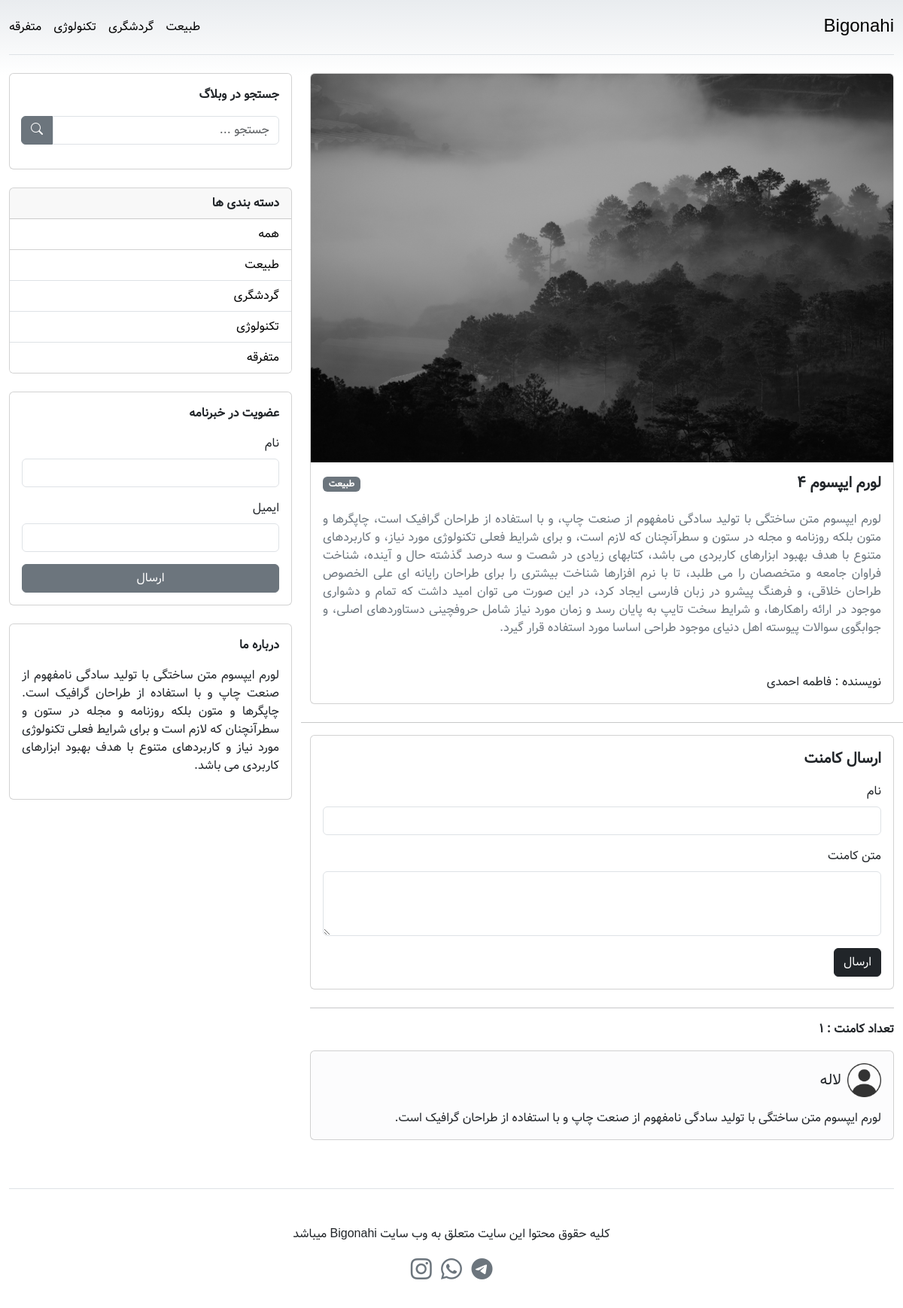
The page /single.php?post=4 on the database its author committed.
### tables this page shows
CREATE TABLE `categories` (
  `id` int(11) NOT NULL,
  `title` varchar(255) NOT NULL
);

CREATE TABLE `posts` (
  `id` int(11) NOT NULL,
  `title` varchar(255) NOT NULL,
  `body` text NOT NULL,
  `category_id` int(11) NOT NULL,
  `author` varchar(255) NOT NULL,
  `image` varchar(255) NOT NULL
);

CREATE TABLE `comments` (
  `id` int(11) NOT NULL,
  `name` varchar(255) NOT NULL,
  `comment` varchar(255) NOT NULL,
  `post_id` int(11) NOT NULL,
  `status` tinyint(1) NOT NULL DEFAULT 0
);

### single.php (the view, shortened to what this page needs)
<?php include "./include/layout/header.php";?>
<?php
if (isset($_GET['post'])) {
    $postId =htmlspecialchars($_GET['post']) ;
    $post = $db->prepare("SELECT * FROM posts WHERE id = :id");
    $post->execute(['id' => $postId]);
    $post = $post->fetch();
}
?>
<main>
    <section class="mt-4">
        <div class="row">
            <?php if (empty($post)): ?>
                <div class="alert alert-danger">
                    مقاله مورد نظر پیدا نشد !!!!
                </div>
            <?php else : ?>
                <div class="col-lg-8">
                    <div class="row justify-content-center">
                        <?php
                        $categorie_id = $post['category_id'];
                        $category = $db->query("SELECT * FROM categories WHERE id = $categorie_id")->fetch();
                        ?>
                        <div class="col">
                            <div class="card">
                                <img src="./uploads/posts/<?= $post['image'] ?>" class="card-img-top" alt="post-image" />
                                <div class="card-body">
                                    <div class="d-flex justify-content-between">
                                        <h5 class="card-title fw-bold">
                                            <?= $post['title'] ?>
                                        </h5>
                                        <div>
                                            <span class="badge text-bg-secondary"><?= $category['title'] ?></span>
                                        </div>
                                    </div>
                                    <p class="card-text text-secondary text-justify pt-3">
                                        <?= $post['body'] ?>
                                    </p>
                                    <div>
                                        <p class="fs-6 mt-5 mb-0">
                                            نویسنده : <?= $post['author'] ?>
                                        </p>
                                    </div>
                                </div>
                            </div>
                        </div>
                        <hr class="mt-4" />
                        <div class="col">
                            <div class="card">
                                <div class="card-body">
                                    <p class="fw-bold fs-5">
                                        ارسال کامنت
                                    </p>
                                    <form method="post" >
                                        <div class="mb-3">
                                            <label class="form-label">نام</label>
                                            <input type="text" name="name" class="form-control" />
                                        </div>
                                        <div class="mb-3">
                                            <label class="form-label">متن کامنت</label>
                                            <textarea class="form-control" name="comment" rows="3"></textarea>
                                        </div>
                                        <button type="submit" name="commentSubmit" class="btn btn-dark">
                                            ارسال
                                        </button>
                                    </form>
                                </div>
                            </div>
                            <hr class="mt-4" />
                            <?php
                            $comments = $db->prepare("SELECT * FROM comments WHERE post_id = :id AND status = 1 ");
                            $comments->execute(['id' => $postId]);
                            ?>
                            <p class="fw-bold fs-6">تعداد کامنت : <?= $comments->rowCount() ?></p>
                            <?php if ($comments->rowCount() == 0): ?>
                                <div class="alert alert-danger">
                                    برای این مقاله کامنتی ثبت نشده است.
                                </div>
                            <?php else : ?>
                                <?php foreach ($comments as $comment): ?>
                                    <div class="card bg-light-subtle mb-3">
                                        <div class="card-body">
                                            <div class="d-flex align-items-center">
                                                <img src="./assets/images/profile.png" width="45" height="45" alt="user-profle" />
                                                <h5 class="card-title me-2 mb-0">
                                                    <?= $comment['name'] ?>
                                                </h5>
                                            </div>
                                            <p class="card-text pt-3 pr-3">
                                                <?= $comment['comment'] ?>
                                            </p>
                                        </div>
                                    </div>
                                <?php endforeach ?>
                            <?php endif ?>
                        </div>
                    </div>
                </div>
            <?php endif ?>
            <?php
            include "./include/layout/sidebar.php";
            ?>
        </div>
    </section>
</main>
<?php
include "./include/layout/footer.php";
?>

### include/layout/header.php (shortened to what this page needs)
<?php include "./include/db.php";?>
<?php
$query = "SELECT * FROM categories";
$categories = $db->query($query);
?>
<!DOCTYPE html>
<html dir="rtl" lang="fa">
<head>
    <link
        rel="stylesheet"
        href="https://cdn.jsdelivr.net/npm/bootstrap-icons@1.10.5/font/bootstrap-icons.css" />
    <link
        href="https://cdn.jsdelivr.net/npm/bootstrap@5.3.1/dist/css/bootstrap.min.css"
        rel="stylesheet"
 />
    <link rel="stylesheet" href="./assets/css/style.css" />
</head>
<body>
    <div class="container py-3">
        <header
            class="d-flex flex-column flex-md-row align-items-center pb-3 mb-4 border-bottom">
            <a
                href="index.php"
                class="fs-4 fw-medium link-body-emphasis text-decoration-none">
                Bigonahi
            </a>
            <nav class="d-inline-flex mt-2 mt-md-0 me-md-auto">
                <?php if ($categories->rowCount() > 0): ?>
                        <?php foreach ($categories as $category): ?>
                                <a class=" me-3 py-2 link-body-emphasis text-decoration-none <?= (isset($_GET['category']) && $category['id'] == $_GET['category']) ? 'fw-bold' : '' ?> " href="index.php?category=<?= $category['id'] ?>"> <?= $category['title'] ?> </a>
                        <?php endforeach ?>
                <?php endif ?>
            </nav>
        </header>

### include/layout/sidebar.php (shortened to what this page needs)
<?php
$query = "SELECT * FROM categories";
$categories = $db->query($query);
?>
<div class="col-lg-4">
    <div class="card">
        <div class="card-body">
            <p class="fw-bold fs-6">جستجو در وبلاگ</p>
            <form action="search.php" method="GET">
                <div class="input-group mb-3">
                    <input type="text" class="form-control" name="search" placeholder="جستجو ..." />
                    <button class="btn btn-secondary" type="submit">
                        <i class="bi bi-search"></i>
                    </button>
                </div>
            </form>
        </div>
    </div>
    <div class="card mt-4">
        <div class="fw-bold fs-6 card-header">دسته بندی ها</div>
        <ul class="list-group list-group-flush border-bottom-0 p-0">
            <li class="list-group-item ">
                <a class="link-body-emphasis text-decoration-none  <?= (!isset($_GET['category'])) ? "" : "" ?>" href="index.php">همه </a>
            </li>
        </ul>
        <ul class="list-group list-group-flush p-0"> <?php foreach ($categories as $category): ?>
                    <li class="list-group-item ">
                        <a class="link-body-emphasis text-decoration-none  <?= (isset($_GET['category']) && $category['id'] == $_GET['category']) ? "" : "" ?>  " href="index.php?category=<?= $category['id'] ?>"><?= $category['title'] ?></a>
                    </li>
            <?php endforeach ?>
        </ul>
    </div>
    <div class="card mt-4">
        <div class="card-body">
            <p class="fw-bold fs-6">عضویت در خبرنامه</p>
            <form method="post">
                <div class="mb-3">
                    <label class="form-label">نام</label>
                    <input type="text" name="name" class="form-control" />
                </div>
                <div class="mb-3">
                    <label class="form-label">ایمیل</label>
                    <input type="email" name="email" class="form-control" />
                </div>
                <div class="d-grid gap-2">
                    <button type="submit" name="subscribe" class="btn btn-secondary">
                        ارسال
                    </button>
                </div>
            </form>
        </div>
    </div>
    <div class="card mt-4">
        <div class="card-body">
            <p class="fw-bold fs-6">درباره ما</p>
            <p class="text-justify">
                لورم ایپسوم متن ساختگی با تولید سادگی نامفهوم از صنعت چاپ و
                با استفاده از طراحان گرافیک است. چاپگرها و متون بلکه روزنامه
                و مجله در ستون و سطرآنچنان که لازم است و برای شرایط فعلی
                تکنولوژی مورد نیاز و کاربردهای متنوع با هدف بهبود ابزارهای
                کاربردی می باشد.
            </p>
        </div>
    </div>
</div>

### include/layout/footer.php (shortened to what this page needs)
<footer class="text-center pt-4 my-md-5 pt-md-5 border-top">
    <div class="row flex-column">
        <div>
            <p class="">
                کلیه حقوق محتوا این سایت متعلق به وب سایت Bigonahi میباشد
            </p>
        </div>
        <div>
            <a href="#"><i class="bi bi-telegram fs-3 text-secondary ms-2"></i></a>
            <a href="#"><i class="bi bi-whatsapp fs-3 text-secondary ms-2"></i></a>
            <a href="#"><i class="bi bi-instagram fs-3 text-secondary"></i></a>
        </div>
    </div>
</footer>
</div>
</body>
</html>

### assets/css/style.css (style rules this page uses)
body { background-image: linear-gradient(180deg, #e9ecef, #fff 100px, #fff); background-repeat: no-repeat; font-family: "Vazir", sans-serif; }
.container { max-width: 1200px; }
.text-justify { text-align: justify; }
.input-group > :not(:first-child):not(.dropdown-menu):not(.valid-tooltip):not( .valid-feedback ):not(.invalid-tooltip):not(.invalid-feedback) { border-top-right-radius: 0; border-bottom-right-radius: 0; border-top-left-radius: 0.375rem; border-bottom-left-radius: 0.375rem; }
.input-group:not(.has-validation) > :not(:last-child):not(.dropdown-toggle):not(.dropdown-menu):not( .form-floating ) { border-top-left-radius: 0; border-bottom-left-radius: 0; border-top-right-radius: 0.375rem; border-bottom-right-radius: 0.375rem; }

### rows shown on the page
categories: title "طبیعت"
categories: title "گردشگری"
categories: title "تکنولوژی"
categories: title "متفرقه"
posts: image (picture), title "لورم ایپسوم 4", body "لورم ایپسوم متن ساختگی با تولید سادگی نامفهوم از صنعت چاپ، و با استفاده از طراحان گرافیک است، چاپگرها و متون بلکه روزنامه و مجله در ستون و سطرآنچنان که لازم است، و برای شرایط فعلی تکنولوژی مورد نیاز، و کاربردهای متنوع با هدف بهبود ابزارهای کاربردی می باشد، کتابهای زیادی در شصت و سه درصد گذشته حال و آینده، شناخت فراوان جامعه و متخصصان را می طلبد، تا با نرم افزارها شناخت بیشتری را برای طراحان رایانه ای علی الخصوص طراحان خلاقی، و فرهنگ پیشرو در زبان فارسی ایجاد کرد، در این صورت می توان امید داشت که تمام و دشواری موجود در ارائه راهکارها، و شرایط سخت تایپ به پایان رسد و زمان مورد نیاز شامل حروفچینی دستاوردهای اصلی، و جوابگوی سوالات پیوسته اهل دنیای موجود طراحی اساسا مورد استفاده قرار گیرد.", author "فاطمه احمدی"
comments: name "لاله", comment "لورم ایپسوم متن ساختگی با تولید سادگی نامفهوم از صنعت چاپ و با استفاده از طراحان گرافیک است."

### other values the page prints
$comments->rowCount() "1"
